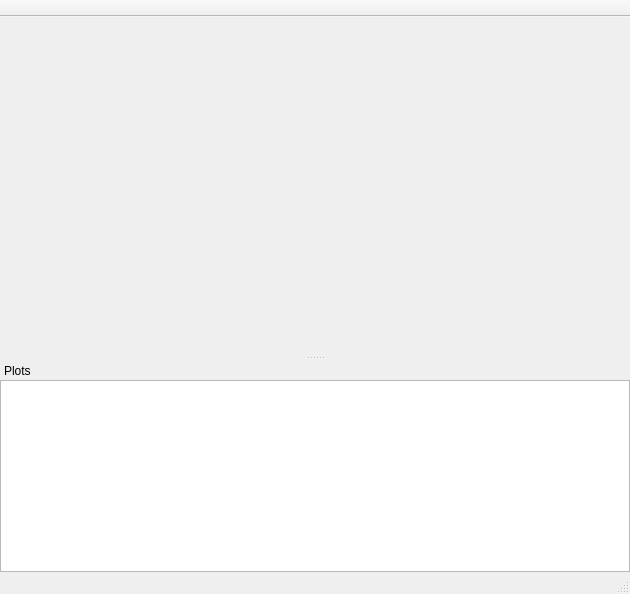
<?xml version="1.0" encoding="UTF-8"?>
<ui version="4.0">
 <class>AnalysisWindow</class>
 <widget class="QMainWindow" name="AnalysisWindow">
  <property name="geometry">
   <rect>
    <x>0</x>
    <y>0</y>
    <width>630</width>
    <height>594</height>
   </rect>
  </property>
  <property name="windowTitle">
   <string>MainWindow</string>
  </property>
  <widget class="QWidget" name="centralwidget">
   <layout class="QVBoxLayout" name="verticalLayout_2">
    <property name="spacing">
     <number>0</number>
    </property>
    <property name="leftMargin">
     <number>0</number>
    </property>
    <property name="topMargin">
     <number>0</number>
    </property>
    <property name="rightMargin">
     <number>0</number>
    </property>
    <property name="bottomMargin">
     <number>0</number>
    </property>
    <item>
     <widget class="QCustomPlot" name="exQCustomPlot" native="true"/>
    </item>
   </layout>
  </widget>
  <widget class="QStatusBar" name="statusbar"/>
  <widget class="QToolBar" name="toolBar">
   <property name="windowTitle">
    <string>toolBar</string>
   </property>
   <property name="movable">
    <bool>false</bool>
   </property>
   <property name="toolButtonStyle">
    <enum>Qt::ToolButtonTextUnderIcon</enum>
   </property>
   <property name="floatable">
    <bool>false</bool>
   </property>
   <attribute name="toolBarArea">
    <enum>TopToolBarArea</enum>
   </attribute>
   <attribute name="toolBarBreak">
    <bool>false</bool>
   </attribute>
  </widget>
  <widget class="QDockWidget" name="dockWidget">
   <property name="features">
    <set>QDockWidget::NoDockWidgetFeatures</set>
   </property>
   <property name="allowedAreas">
    <set>Qt::BottomDockWidgetArea</set>
   </property>
   <property name="windowTitle">
    <string>Plots</string>
   </property>
   <attribute name="dockWidgetArea">
    <number>8</number>
   </attribute>
   <widget class="QWidget" name="dockWidgetContents">
    <layout class="QVBoxLayout" name="verticalLayout_3">
     <property name="spacing">
      <number>0</number>
     </property>
     <property name="leftMargin">
      <number>0</number>
     </property>
     <property name="topMargin">
      <number>0</number>
     </property>
     <property name="rightMargin">
      <number>0</number>
     </property>
     <property name="bottomMargin">
      <number>0</number>
     </property>
     <item>
      <widget class="GraphDataTableView" name="tableView">
       <attribute name="horizontalHeaderStretchLastSection">
        <bool>true</bool>
       </attribute>
      </widget>
     </item>
    </layout>
   </widget>
  </widget>
 </widget>
 <customwidgets>
  <customwidget>
   <class>QCustomPlot</class>
   <extends>QWidget</extends>
   <header>exqcustomplot.h</header>
   <container>1</container>
  </customwidget>
  <customwidget>
   <class>GraphDataTableView</class>
   <extends>QTableView</extends>
   <header>graphitemmodel.h</header>
  </customwidget>
 </customwidgets>
 <resources/>
 <connections/>
</ui>
